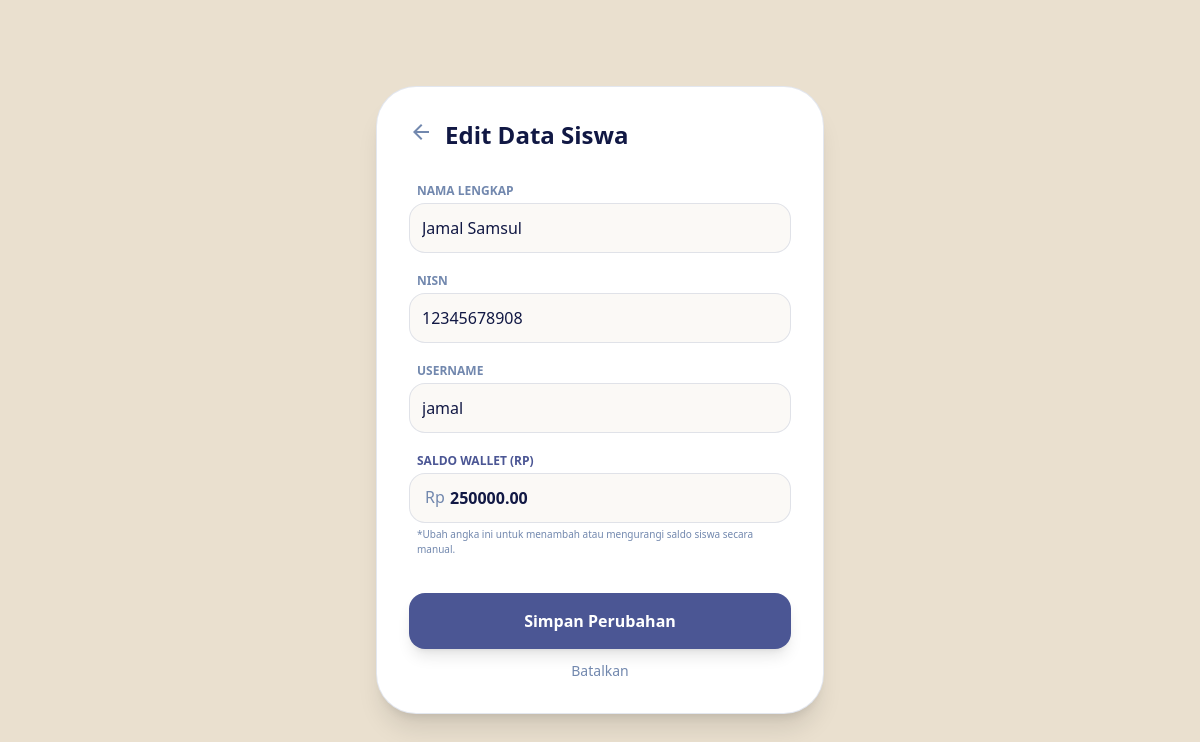
/user_edit.php?id=6 (signed in), run on the app's committed database.
### tables this page shows
CREATE TABLE `users` (
  `id` int(11) NOT NULL,
  `nama` varchar(100) NOT NULL,
  `nisn` varchar(20) NOT NULL,
  `username` varchar(50) NOT NULL,
  `password` varchar(255) NOT NULL,
  `role` enum('admin','user') DEFAULT 'user',
  `saldo` decimal(12,2) DEFAULT 0.00,
  `created_at` timestamp NULL DEFAULT current_timestamp(),
  `status_user` enum('aktif','nonaktif') DEFAULT 'aktif'
);

### user_edit.php (the view, shortened to what this page needs)
<?php
include "koneksi.php";
$id = $_GET['id'];
$query = mysqli_query($koneksi, "SELECT * FROM users WHERE id = $id");
$user = mysqli_fetch_assoc($query);
?>
<!DOCTYPE html>
<html lang="en">
<head>
    <script src="https://cdn.tailwindcss.com"></script>
</head>
<body class="bg-[#EAE0CF] flex items-center justify-center min-h-screen p-6">
    <div class="bg-white p-8 rounded-[2.5rem] shadow-xl w-full max-w-md border border-[#7288AE]/20">
        <div class="flex items-center gap-3 mb-8">
            <a href="admin_index.php"
               class="text-[#7288AE] hover:text-[#111844] transition-colors">
                <span class="material-symbols-outlined">
                </span>
            </a>
            <h2 class="text-2xl font-bold text-[#111844]">
                Edit Data Siswa
            </h2>
        </div>
        <form method="POST" class="space-y-5">
            <div>
                <label class="block text-xs font-bold text-[#7288AE] uppercase ml-2 mb-1">
                    Nama Lengkap
                </label>
                <input type="text"
                       name="nama"
                       value="<?= $user['nama']; ?>"
                       class="w-full border border-[#7288AE]/20 bg-[#EAE0CF]/20 rounded-2xl p-3 text-[#111844] outline-none focus:ring-2 focus:ring-[#4B5694] focus:border-[#4B5694] focus:bg-white transition-all"
                       required>
            </div>
            <div>
                <label class="block text-xs font-bold text-[#7288AE] uppercase ml-2 mb-1">
                    NISN
                </label>
                <input type="number"
                       name="nisn"
                       value="<?= $user['nisn']; ?>"
                       class="w-full border border-[#7288AE]/20 bg-[#EAE0CF]/20 rounded-2xl p-3 text-[#111844] outline-none focus:ring-2 focus:ring-[#4B5694] focus:border-[#4B5694] focus:bg-white transition-all"
                       required>
            </div>
            <div>
                <label class="block text-xs font-bold text-[#7288AE] uppercase ml-2 mb-1">
                    Username
                </label>
                <input type="text"
                       name="username"
                       value="<?= $user['username']; ?>"
                       class="w-full border border-[#7288AE]/20 bg-[#EAE0CF]/20 rounded-2xl p-3 text-[#111844] outline-none focus:ring-2 focus:ring-[#4B5694] focus:border-[#4B5694] focus:bg-white transition-all"
                       required>
            </div>
            <div>
                <label class="block text-xs font-bold text-[#4B5694] uppercase ml-2 mb-1">
                    Saldo Wallet (Rp)
                </label>
                <div class="relative">
                    <span class="absolute left-4 top-3 text-[#7288AE]">
                        Rp
                    </span>
                    <input type="number"
                           name="saldo"
                           value="<?= $user['saldo']; ?>"
                           class="w-full border border-[#7288AE]/20 bg-[#EAE0CF]/20 rounded-2xl p-3 pl-10 text-[#111844] outline-none focus:ring-2 focus:ring-[#4B5694] focus:border-[#4B5694] focus:bg-white font-bold transition-all"
                           required>
                </div>
                <p class="text-[10px] text-[#7288AE] mt-1 ml-2">
                    *Ubah angka ini untuk menambah atau mengurangi saldo siswa secara manual.
                </p>
            </div>
            <div class="pt-4 flex flex-col gap-3">
                <button type="submit"
                        name="update"
                        class="w-full bg-[#4B5694] text-white py-4 rounded-2xl font-bold shadow-lg hover:bg-[#111844] active:scale-95 transition-all">
                    Simpan Perubahan
                </button>
                <a href="admin_index.php"
                   class="text-center text-[#7288AE] text-sm font-medium hover:text-[#111844] transition">
                    Batalkan
                </a>
            </div>
        </form>
    </div>
</body>
</html>

### data on the page
users: nama "Jamal Samsul", nisn "12345678908", username "jamal", saldo "250000.00"
